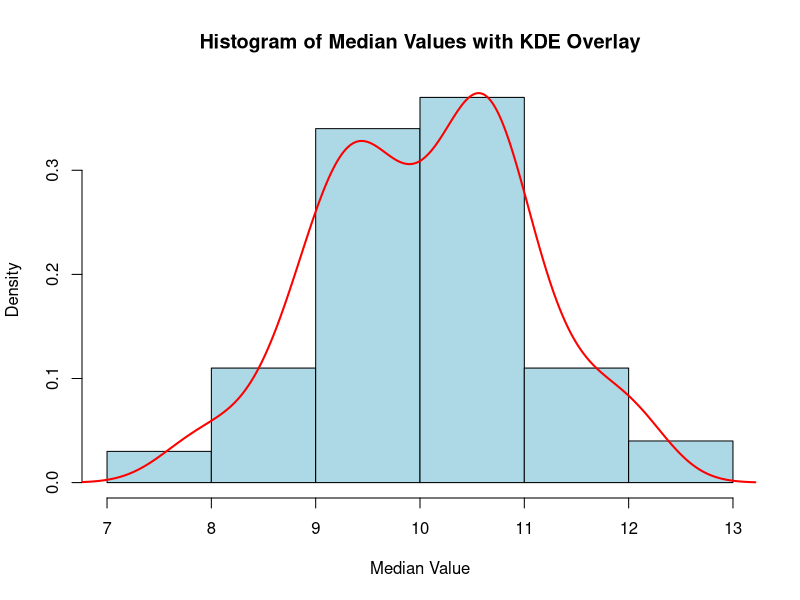

R code for this plot:
## EXAMPLE 3 p17:

ExFunc1 <- function(MC,n){
  # Initialize
  ans_vec <- c()
  # Run Monte Carlo 
  for (i in 1:MC){
    X <- rnorm(n,mean = 10, sd = 3)
    ans_vec <- c(ans_vec,median(X))
  }
  # Compute the standard error
  SE <- sd(ans_vec)
  
  #Plot
  hist(ans_vec, 
       freq = FALSE,
       main = "Histogram of Median Values with KDE Overlay", 
       breaks = 5,
       xlab = "Median Value", 
       ylab = "Density",
       col = "lightblue", 
       border = "black")
  kernel_des <- density(ans_vec)
  
  lines(kernel_des,col="red",lwd=2)
  
  return(SE)
}

ExFunc1(100,10)

